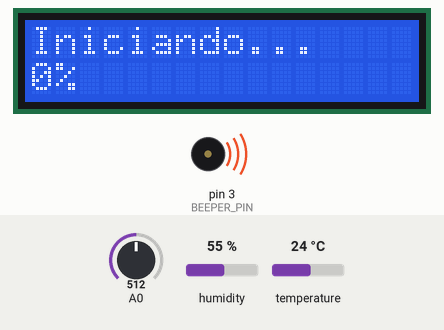
A sketch run on a simulated Arduino Uno, built with avr-gcc and run on an emulated ATmega328P. Parts: 16×2 character LCD, buzzer (waves = sounding, pin HIGH). Inputs (shaded band) come from the test bench; at power-on: A0 = 512, humidity 55 %, temperature 24 °C. What the sketch prints to the serial monitor is not drawn.

Above: at 0.2 s.
At 4.1 s:
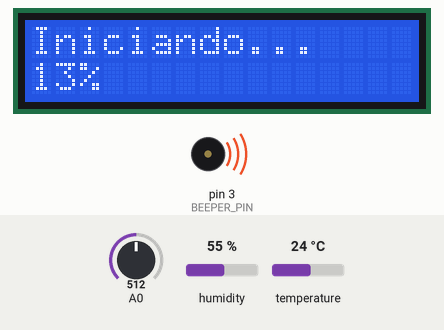
At 7.8 s:
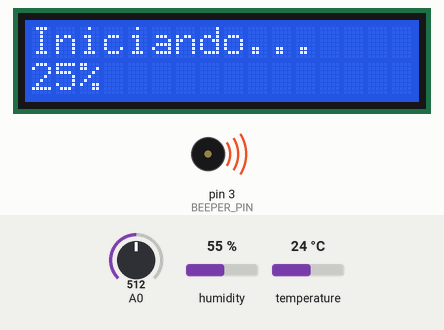
At 15.4 s:
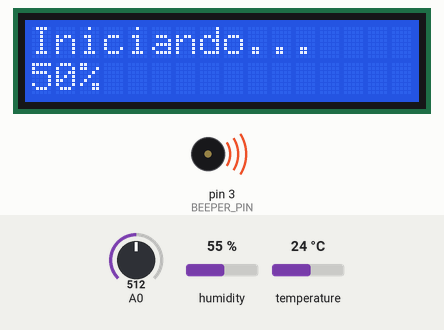
At 23.0 s:
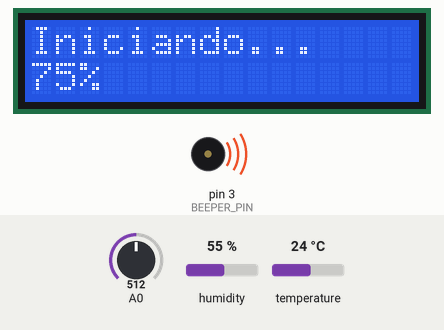
At 30.9 s:
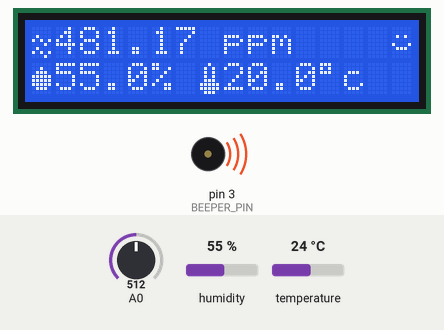

The sketch:

Codigo.ino
```cpp
// PROYECTO DESARROLLADO POR SEAMAN SRL
// EL PRESENTE CODIGO SE ENTREGA SIN GARANTIA ALGUNA
// A REVISAR: SI BIEN LOS CALCULOS SE REALIZAN USANDO LA TABLA DE ESPECIFICACION DEL MQ135 ESTOS NO FUERON VERIFICADOS CON RIGUROSIDAD
// Y PODRIAN REQUERIR AJUSTES ADICIONALES EN LAS LIBRERIAS MQ135.H

#include "DHT.h"
#include "MQ135.h"
#include <LiquidCrystal_I2C.h>

// DECLARO PANTALLA DE DOS LINEAS
LiquidCrystal_I2C lcd(0x27, 2, 1, 0, 4, 5, 6, 7, 3, POSITIVE);

// DEFINO TIPO DE SENSOR DE TEMPERATURA Y HUMEDAD
#define DHTTYPE DHT11
// #define DHTTYPE DHT22 // ES UN SENSOR MUCHO MEJOR

// DEFINO EL PIN DONDE SE CONECTARA EL SENSOR MQ135
#define MQ135_PIN 0

// DEFINO EL PIN DONDE SE CONECTARA EL SENSOR DHT11
#define DHT_PIN 5

// DEFINO EL PIN DONDE SE CONECTARA EL BEEPER ACTIVO
#define BEEPER_PIN 3

// DEFINO UN OFFSET PARA EL SENSOR DHT11, O SEA, HAY QUE MODIFICARLO PARA AJUSTAR LO MEDIDO EN EL PRESENTE PROYECTO CON LO MEDIDO EN UN RERMOMETRO PATRON
#define DHT_OFFSET -4

// PARAMETRIZO SENSOR DHT
DHT dht(DHT_PIN, DHTTYPE);

// DECLARO EL MQ-135
MQ135 MQ135_SENSOR = MQ135(MQ135_PIN);

// DECLARO LAS VARIABLES DE QUE SE USARAN PARA MEDIR
float humedad = 0;
float temperatura = 0;
float CO2_PPM = 0;

// VARIABLES QUE MIDE EL TIEMPO ENTRE CADA BEEP SEGUN NIVEL DE CONCENTRACIÓN DE CO2
unsigned long startMillis;
unsigned long currentMillis;
unsigned long elapsedMillis;

// VARIABLES QUE MIDE EL TIEMPO ENTRE CADA BEEP SEGUN NIVEL DE CONCENTRACIÓN DE CO2
unsigned long ReadStartMillis;
unsigned long ReadCurrentMillis;
unsigned long ReadElapsedMillis;

// SIMBOLO DE GRADOS

byte CaraMuyFeliz[] = {
  B00000,
  B00000,
  B01010,
  B00000,
  B11111,
  B10001,
  B01110,
  B00000
};

byte CaraFeliz[] = {
  B00000,
  B00000,
  B01010,
  B00000,
  B10001,
  B01110,
  B00000,
  B00000
};

byte CaraNeutral[] = {
  B00000,
  B00000,
  B01010,
  B00000,
  B00000,
  B11111,
  B00000,
  B00000
};

byte CaraTriste[] = {
  B00000,
  B00000,
  B01010,
  B00000,
  B01110,
  B10001,
  B00000,
  B00000
};

byte CaraMuyTriste[] = {
  B00000,
  B00000,
  B01010,
  B00000,
  B00000,
  B10101,
  B01010,
  B00000
};

byte CaraGritando[] = {
  B00000,
  B01010,
  B00000,
  B00100,
  B01010,
  B10001,
  B01010,
  B00100
};

byte Gota[] = {
  B00000,
  B00100,
  B01110,
  B11111,
  B11111,
  B11111,
  B01110,
  B00000
};

byte Termometro[] = {
  B00100,
  B01010,
  B01010,
  B01010,
  B01110,
  B11111,
  B11111,
  B01110
};

byte Aire[] = {
  B00000,
  B00000,
  B01000,
  B10101,
  B00010,
  B01000,
  B10101,
  B00010
};

// FUNCION PARA HACER SONAR EL BEEPER ACTIVO
void beep()
{
    digitalWrite(BEEPER_PIN, LOW);
    delay(100);
    digitalWrite(BEEPER_PIN, HIGH);
    delay(100);
    digitalWrite(BEEPER_PIN, LOW);
    delay(100);
    digitalWrite(BEEPER_PIN, HIGH);
}

// INICIALIZO EL SCRIPT
void setup() {
  Serial.begin(57600);

  lcd.begin(16, 2);
  lcd.backlight();

  dht.begin();

  pinMode(3, OUTPUT);
  digitalWrite(3, HIGH);

  // CREO CARACTERES ESPECIALES
  lcd.createChar(1, CaraMuyFeliz);
  lcd.createChar(2, CaraFeliz);
  lcd.createChar(3, CaraNeutral);
  lcd.createChar(4, CaraTriste);
  lcd.createChar(5, CaraMuyTriste);
  lcd.createChar(6, CaraGritando);
  lcd.createChar(7, Gota);
  lcd.createChar(8, Termometro);
  lcd.createChar(9, Aire);

  // EL SENSOR DEBE CALENTAR PARA REALIZAR MEDICIONES CORRECTAR POR LO CUAL LE DOY 30 SEGUNDOS DE TIEMPO PARA DICHA TAREA
  lcd.home();
  lcd.print("Iniciando...");

  for (int porcentual = 0; porcentual <= 100; porcentual++)
  {
    lcd.setCursor(0, 1);
    lcd.print(String(porcentual) + "%");
    delay(300);
  }

  lcd.clear();
}

void loop() {
  // LOS CICLOS DE REFRESCO SON CADA 1 SEGUNDOS
  delay(10);

  ReadCurrentMillis = millis();
  ReadElapsedMillis = ReadCurrentMillis - ReadStartMillis;

  // LEO LOS SENSORES CADA 5 SEGUNDOS

  if (ReadElapsedMillis >= 5000)
  {
    ReadStartMillis = millis();

    if (DHTTYPE == DHT11)
    {
      // EL DHT11 ES UNA BASURA ASI QUE HACEMOS ALGUNAS MAGIAS COMO PARA QUE LA HUMEDAD ESTE MAS CERCA DE LA REALIDAD
      humedad = dht.readHumidity();
      humedad = (100/ 40 * humedad) - 25;

      if (humedad > 100)
        humedad = 100;
    }
    else
    {
      humedad = dht.readHumidity();
    }

    humedad = dht.readHumidity();
    temperatura = dht.readTemperature() + DHT_OFFSET;

    // DEPENDE DEL SENSOR LA ESCALA PUEDE QUE SE REQUIERA AJUSTAR ASI QUE.... BUENO, ESO...
    // MULTIPLICO DE A 10 HASTA QUE LA MEDICION DE MAYOR A 100 YA QUE NUNCA HAY MENOS DE 100 PPM
    // EN LA ATMOSFERA... MAL POR LOS HUMANOS PERO ES ASI.

    for (int Escala=1; Escala <=10000; Escala = Escala * 10)
    {
        CO2_PPM = MQ135_SENSOR.getCorrectedPPM(temperatura, humedad) * Escala;

        if (CO2_PPM > 100)
          break;
    }

    // IMPRIMO EL RZERO AJUSTADO
    Serial.print(MQ135_SENSOR.SetedRZero());
    Serial.print("|");

    // IMPRIMO LA RZERO DE MEDIDO
    Serial.print(MQ135_SENSOR.getRZero());
    Serial.print("|");

    // IMPRIMO LA TEMPERATURA EN CASO QUE SE QUIERA USAR EL EQUIPO CONECTADO A UNA PC PARA HACER LOGIN
    Serial.print(temperatura);
    Serial.print("|");

    // IMPRIMO LA HUMEDAD EN CASO QUE SE QUIERA USAR EL EQUIPO CONECTADO A UNA PC PARA HACER LOGIN
    Serial.print(humedad);
    Serial.print("|");

    // IMPRIMO EL CO2 EN CASO QUE SE QUIERA USAR EL EQUIPO CONECTADO A UNA PC PARA HACER LOGIN
    Serial.print(CO2_PPM);
    Serial.println();

    char str[3];

    // PRESENTO LA INFORMACION EN PANTALLA
    // ICONO DE AIRE
    lcd.setCursor(0, 0);
    lcd.write(9);

    lcd.setCursor(1, 0);
    lcd.print("              ");
    lcd.setCursor(1, 0);
    lcd.print(String(CO2_PPM) + " ppm");

    // ICONO DE GOTA
    lcd.setCursor(0, 1);
    lcd.write(7);

    lcd.setCursor(1, 1);
    lcd.print(String(dtostrf(humedad, 2, 1, str)) + "%");

    // ICONO TERMOMETRO
    lcd.setCursor(7, 1);
    lcd.write(8);

    lcd.setCursor(8, 1);
    lcd.print(String(dtostrf(temperatura, 2, 1, str)) +  "\337c");
  }


  // ------------------------------------------------------------------------------------
  // AUTOCALIBRACION OPCIONAL. ASUMIMOS QUE SI LA ATMOSFERA TIENE AL MENOS LO REGISTRADO EN ATMOCO2 COMO PPM DE CO2, TODO VALOR POR DEBAJO ESTARA MAL
  // ASI QUE LO QUE HACEMOS ES REAJUSTAR EL RZERO AL NUEVO VALOR, PERO LO HACEMOS DE FORMA VOLATIL DE FORMA QUE SI ESA BAJO VALOR ES REAL SE PUEDA RESETEAR
  if (CO2_PPM < MQ135_SENSOR.GetAtmos())
  {
    MQ135_SENSOR.SetRZero();

    return;
  }
  // ------------------------------------------------------------------------------------

  // HAGO SONAR UNA ALERTA SI LA CONSENTRACION DE CO2 SUPERRA LOS 800, AUMENTANDO LA FRECUENCIA DE PITIDOS SEGUN CONCENTRACIÓN
  currentMillis = millis();
  elapsedMillis = (currentMillis - startMillis);

  if (CO2_PPM > 5000)
  {
    if (elapsedMillis > 1000)
    {
      beep();
      startMillis = millis();
    }

    lcd.setCursor(15, 0);
    lcd.write(6);

    return;
  }

  if (CO2_PPM > 3000 && elapsedMillis > 2000)
  {
    if (elapsedMillis > 2000)
    {
      beep();
      startMillis = millis();
    }

    lcd.setCursor(15, 0);
    lcd.write(6);

    return;
  }

  if (CO2_PPM > 2500)
  {
    if (elapsedMillis > 5000)
    {
      beep();
      startMillis = millis();
    }

    lcd.setCursor(15, 0);
    lcd.write(6);

    return;
  }

  if (CO2_PPM > 2000)
  {
    if (elapsedMillis > 10000)
    {
      beep();
      startMillis = millis();
    }

    lcd.setCursor(15, 0);
    lcd.write(5);

    return;
  }

  if (CO2_PPM > 1500)
  {
    if (elapsedMillis > 15000)
    {
      beep();
      startMillis = millis();
    }

    lcd.setCursor(15, 0);
    lcd.write(4);

    return;
  }

  if (CO2_PPM > 1000)
  {
    if (elapsedMillis > 30000)
    {
      beep();
      startMillis = millis();
    }

    lcd.setCursor(15, 0);
    lcd.write(3);

    return;
  }

  if (CO2_PPM > 800)
  {
    if (elapsedMillis > 60000)
    {
      beep();
      startMillis = millis();
    }

    lcd.setCursor(15, 0);
    lcd.write(3);

    return;
  }

  if (CO2_PPM <= 450)
  {
    startMillis = millis();

    lcd.setCursor(15, 0);
    lcd.write(2);

    return;
  }

  if (CO2_PPM <= 800)
  {
    startMillis = millis();

    lcd.setCursor(15, 0);
    lcd.write(2);

    return;
  }
}
```

MQ135.cpp
```cpp
#include "MQ135.h"

/// CALIBRACIÓN DE RESISTENCIA ATMOSFÉRICA: EL MQ135 ES UN SENSOR MUY MUY
/// BÁSICO, SOLO CAMBIA SU RESISTENCIA SEGÚN LA CANTIDAD DE C02 EN EL
/// AMBIENTE, AHORA BIEN DISTINTAS PARTIDAS DE SENSORES O MARCAS
/// PUEDEN HACER QUE ESTA RESISTENCIA VARÍE ES POR TANTO QUE SE DEBE
/// LLEVAR EL EQUIPO AL EXTERIOR Y DEJARLO POR AL MENOS 15 MINUTOS
/// MIENTRAS SE OBSERVA EL VALOR QUE SE IMPRIME EN PANTALLA DESDE
/// EL TERMINAL. UNA VEZ EL VALOR SE MANTENGA ESTABLE LO COPIAREMOS
/// EN REMPLAZO AL QUE ESTA PUESTO A CONTINUACIÓN POR DEFECTO
/// SI SALE TODO OK DEBERIAMOS MEDIR ENTRE 390 Y 490 PPM DE CO2
/// AL AIRE LIBRE.

float RZERO = 157.53;

float MQ135::SetedRZero()
{
  return RZERO;
}

MQ135::MQ135(uint8_t pin) {
  _pin = pin;
}

float MQ135::GetAtmos()
{
  return ATMOCO2;
}

bool MQ135::SetRZero()
{
    RZERO = getRZero();

    return true;
}

float MQ135::getCorrectionFactor(float t, float h) {
  return CORA * t * t - CORB * t + CORC - (h-33.)*CORD;
}

float MQ135::getResistance() {
  int val = analogRead(_pin);
  return ((1023./(float)val) * 5. - 1.)*RLOAD;
}


float MQ135::getCorrectedResistance(float t, float h) {
  return getResistance()/getCorrectionFactor(t, h);
}


float MQ135::getPPM() {
  return PARA * pow((getResistance()/RZERO), -PARB);
}


float MQ135::getCorrectedPPM(float t, float h) {
  return PARA * pow((getCorrectedResistance(t, h)/RZERO), -PARB);
}


float MQ135::getRZero() {
  return getResistance() * pow((ATMOCO2/PARA), (1./PARB));
}


float MQ135::getCorrectedRZero(float t, float h) {
  return getCorrectedResistance(t, h) * pow((ATMOCO2/PARA), (1./PARB));
}
```

MQ135.h
```cpp
#ifndef MQ135_H
#define MQ135_H
#if ARDUINO >= 100
 #include "Arduino.h"
#else
 #include "WProgram.h"
#endif

/// RESISTENCIA DE LA PCB
/// EN LA PARTE DE ATRÁS DEL SENSOR MQ135 DEL LADO CONTRARIO A LOS PINES DE
/// CONEXIÓN HAY UNA RESISTENCIA SMD CON EL NÚMERO 102 ESCRITO EN ELLA, ESTÁ
/// HACE DE DIVISOR DE CORRIENTE JUNTO AL SENSOR Y ENTREGA EL VALOE mV
/// AL PIN0 DE LA ARDUINO. TÍPICAMENTE VIENE CON ESTA RESISTENCIA DE 1K Y SI
/// BIEN FUNCIONA, NO ES LA MEJOR OPCIÓN POR QUE GENERA BASTANTE ERROR
/// POR LO QUE CONVIENE REMPLAZARLA POR UNA DE 10K o 22K y ESCRIBIR EN
/// RLOAD LOS VALORES DE 10.0 o 22.0 SEGÚN CORRESPONDA

#define RLOAD 10.0

/// PARAMETRO PARA CALCULAR PPM DE CO2
#define PARA 116.6020682
#define PARB 2.769034857

/// PARAMETROS DE TEMPERATURA Y HUMEDAD SEGUN DATASHEET
#define CORA 0.00035
#define CORB 0.02718
#define CORC 1.39538
#define CORD 0.0018

/// NIVEL DE CO2 EN ATMOSFERA PARA CALIBRAR
#define ATMOCO2 397.13

class MQ135 {
 private:
  uint8_t _pin;

 public:
  MQ135(uint8_t pin);
  bool SetRZero();
  float SetedRZero();
  float GetAtmos();
  float getCorrectionFactor(float t, float h);
  float getResistance();
  float getCorrectedResistance(float t, float h);
  float getPPM();
  float getCorrectedPPM(float t, float h);
  float getRZero();
  float getCorrectedRZero(float t, float h);
};
#endif
```
